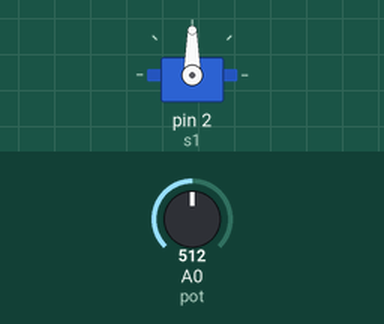
Bench run of a sketch on a simulated Arduino Uno, built with avr-gcc and run on an emulated ATmega328P. Shown: servo. Inputs (shaded band) come from the test bench; at power-on: A0 (pot) = 512.

Above: at 1.2 s.
1.3 s: A0 (pot) set to 716
At 2.4 s:
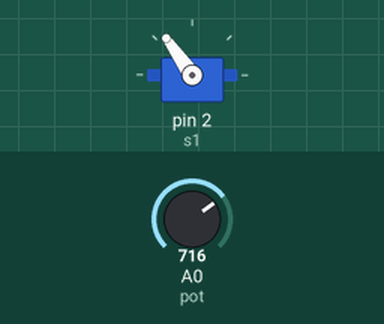
2.8 s: A0 (pot) set to 900
At 3.5 s:
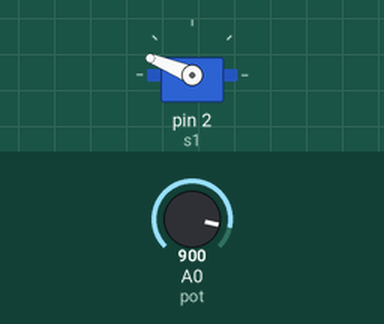
4.3 s: A0 (pot) set to 1023
At 4.7 s:
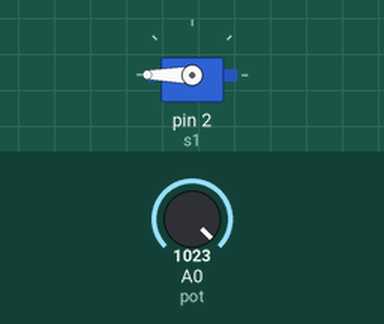
5.8 s: A0 (pot) set to 306
At 7.0 s:
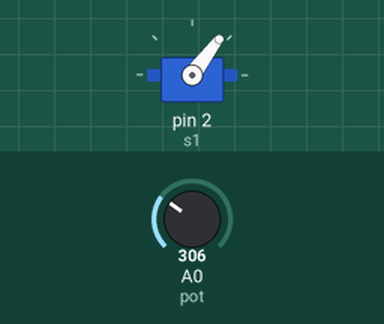
7.3 s: A0 (pot) set to 122
At 8.2 s:
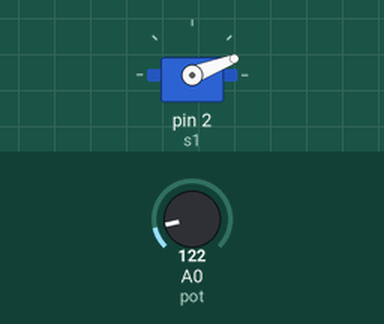
Timing chart, 0 to 9.8 s (numbered marks = the images above; inputs shaded):
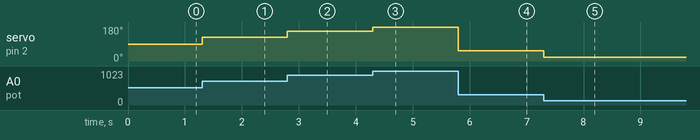

The sketch:

servo.ino
```cpp
#include <Servo.h>
#define pot A0

Servo s1;

int angS1;

void setup() {
  s1.attach(2);
  angS1 = 0;
  s1.write(angS1);
  pinMode(pot, INPUT);

}

void loop() {
  angS1 = map(analogRead(pot), 0 , 1023, 0, 180);

  s1.write(angS1);


}
```

Measured:
- after the input at 1.3 s, servo on pin 2 (s1): 90° → 125° at once
- after the input at 2.8 s, servo on pin 2 (s1): 125° → 158° at once
- after the input at 4.3 s, servo on pin 2 (s1): 158° → 180° at once
- after the input at 5.8 s, servo on pin 2 (s1): 180° → 53° at once
- after the input at 7.3 s, servo on pin 2 (s1): 53° → 21° at once
